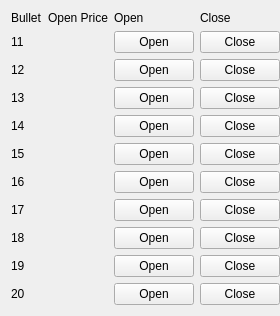
   <widget class="QWidget" name="gridLayoutWidget_2">
    <property name="geometry">
     <rect>
      <x>280</x>
      <y>240</y>
      <width>248</width>
      <height>311</height>
     </rect>
    </property>
    <layout class="QGridLayout" name="gridLayout_2">
     <property name="rightMargin">
      <number>0</number>
     </property>
     <item row="5" column="1">
      <widget class="QLabel" name="open_15">
       <property name="text">
        <string/>
       </property>
      </widget>
     </item>
     <item row="10" column="1">
      <widget class="QLabel" name="open_20">
       <property name="text">
        <string/>
       </property>
      </widget>
     </item>
     <item row="5" column="3">
      <widget class="QPushButton" name="close_button_15">
       <property name="text">
        <string>Close</string>
       </property>
      </widget>
     </item>
     <item row="9" column="0">
      <widget class="QLabel" name="label_34">
       <property name="text">
        <string>19</string>
       </property>
      </widget>
     </item>
     <item row="1" column="3">
      <widget class="QPushButton" name="close_button_11">
       <property name="text">
        <string>Close</string>
       </property>
      </widget>
     </item>
     <item row="0" column="2">
      <widget class="QLabel" name="label_33">
       <property name="text">
        <string>Open</string>
       </property>
      </widget>
     </item>
     <item row="10" column="0">
      <widget class="QLabel" name="label_35">
       <property name="text">
        <string>20</string>
       </property>
      </widget>
     </item>
     <item row="2" column="3">
      <widget class="QPushButton" name="close_button_12">
       <property name="text">
        <string>Close</string>
       </property>
      </widget>
     </item>
     <item row="1" column="0">
      <widget class="QLabel" name="label_36">
       <property name="text">
        <string>11</string>
       </property>
      </widget>
     </item>
     <item row="3" column="0">
      <widget class="QLabel" name="label_37">
       <property name="text">
        <string>13</string>
       </property>
      </widget>
     </item>
     <item row="2" column="0">
      <widget class="QLabel" name="label_38">
       <property name="text">
        <string>12</string>
       </property>
      </widget>
     </item>
     <item row="9" column="3">
      <widget class="QPushButton" name="close_button_19">
       <property name="text">
        <string>Close</string>
       </property>
      </widget>
     </item>
     <item row="1" column="2">
      <widget class="QPushButton" name="open_button_11">
       <property name="text">
        <string>Open</string>
       </property>
      </widget>
     </item>
     <item row="8" column="0">
      <widget class="QLabel" name="label_44">
       <property name="text">
        <string>18</string>
       </property>
      </widget>
     </item>
     <item row="7" column="0">
      <widget class="QLabel" name="label_45">
       <property name="text">
        <string>17</string>
       </property>
      </widget>
     </item>
     <item row="2" column="2">
      <widget class="QPushButton" name="open_button_12">
       <property name="text">
        <string>Open</string>
       </property>
      </widget>
     </item>
     <item row="3" column="2">
      <widget class="QPushButton" name="open_button_13">
       <property name="text">
        <string>Open</string>
       </property>
      </widget>
     </item>
     <item row="7" column="1">
      <widget class="QLabel" name="open_17">
       <property name="text">
        <string/>
       </property>
      </widget>
     </item>
     <item row="4" column="3">
      <widget class="QPushButton" name="close_button_14">
       <property name="text">
        <string>Close</string>
       </property>
      </widget>
     </item>
     <item row="6" column="1">
      <widget class="QLabel" name="open_16">
       <property name="text">
        <string/>
       </property>
      </widget>
     </item>
     <item row="6" column="0">
      <widget class="QLabel" name="label_46">
       <property name="text">
        <string>16</string>
       </property>
      </widget>
     </item>
     <item row="5" column="0">
      <widget class="QLabel" name="label_47">
       <property name="text">
        <string>15</string>
       </property>
      </widget>
     </item>
     <item row="7" column="2">
      <widget class="QPushButton" name="open_button_17">
       <property name="text">
        <string>Open</string>
       </property>
      </widget>
     </item>
     <item row="6" column="2">
      <widget class="QPushButton" name="open_button_16">
       <property name="text">
        <string>Open</string>
       </property>
      </widget>
     </item>
     <item row="4" column="2">
      <widget class="QPushButton" name="open_button_14">
       <property name="text">
        <string>Open</string>
       </property>
      </widget>
     </item>
     <item row="9" column="2">
      <widget class="QPushButton" name="open_button_19">
       <property name="text">
        <string>Open</string>
       </property>
      </widget>
     </item>
     <item row="5" column="2">
      <widget class="QPushButton" name="open_button_15">
       <property name="text">
        <string>Open</string>
       </property>
      </widget>
     </item>
     <item row="10" column="2">
      <widget class="QPushButton" name="open_button_20">
       <property name="text">
        <string>Open</string>
       </property>
      </widget>
     </item>
     <item row="0" column="1">
      <widget class="QLabel" name="label_50">
       <property name="text">
        <string>Open Price</string>
       </property>
      </widget>
     </item>
     <item row="8" column="2">
      <widget class="QPushButton" name="open_button_18">
       <property name="text">
        <string>Open</string>
       </property>
      </widget>
     </item>
     <item row="3" column="3">
      <widget class="QPushButton" name="close_button_13">
       <property name="text">
        <string>Close</string>
       </property>
      </widget>
     </item>
     <item row="7" column="3">
      <widget class="QPushButton" name="close_button_17">
       <property name="text">
        <string>Close</string>
       </property>
      </widget>
     </item>
     <item row="10" column="3">
      <widget class="QPushButton" name="close_button_20">
       <property name="text">
        <string>Close</string>
       </property>
      </widget>
     </item>
     <item row="2" column="1">
      <widget class="QLabel" name="open_12">
       <property name="text">
        <string/>
       </property>
      </widget>
     </item>
     <item row="4" column="1">
      <widget class="QLabel" name="open_14">
       <property name="text">
        <string/>
       </property>
      </widget>
     </item>
     <item row="3" column="1">
      <widget class="QLabel" name="open_13"/>
     </item>
     <item row="1" column="1">
      <widget class="QLabel" name="open_11">
       <property name="text">
        <string/>
       </property>
      </widget>
     </item>
     <item row="6" column="3">
      <widget class="QPushButton" name="close_button_16">
       <property name="text">
        <string>Close</string>
       </property>
      </widget>
     </item>
     <item row="0" column="0">
      <widget class="QLabel" name="label_40">
       <property name="text">
        <string>Bullet</string>
       </property>
      </widget>
     </item>
     <item row="4" column="0">
      <widget class="QLabel" name="label_39">
       <property name="text">
        <string>14</string>
       </property>
      </widget>
     </item>
     <item row="8" column="1">
      <widget class="QLabel" name="open_18">
       <property name="text">
        <string/>
       </property>
      </widget>
     </item>
     <item row="8" column="3">
      <widget class="QPushButton" name="close_button_18">
       <property name="text">
        <string>Close</string>
       </property>
      </widget>
     </item>
     <item row="9" column="1">
      <widget class="QLabel" name="open_19">
       <property name="text">
        <string/>
       </property>
      </widget>
     </item>
     <item row="0" column="3">
      <widget class="QLabel" name="label_43">
       <property name="text">
        <string>Close</string>
       </property>
      </widget>
     </item>
    </layout>
   </widget>
